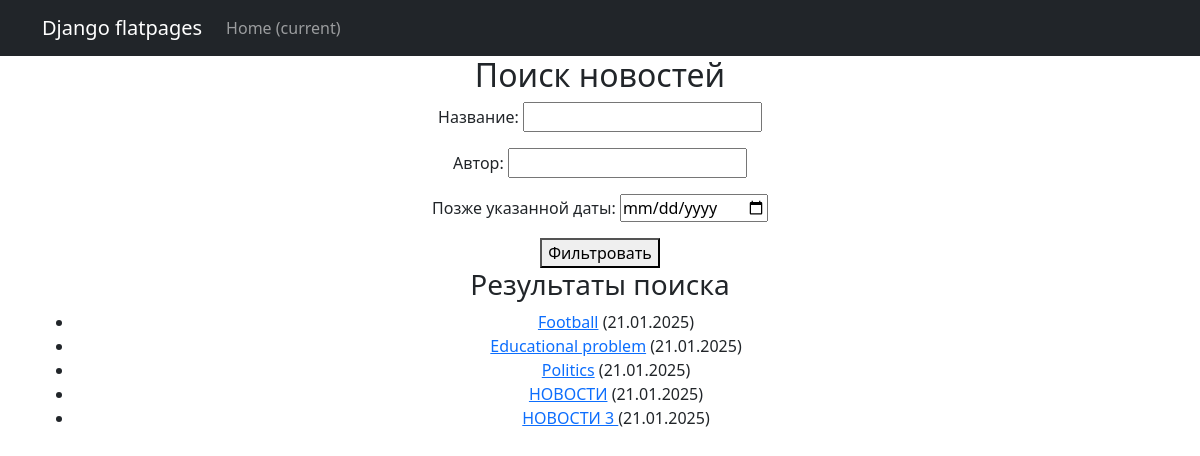
The page /news/search/ on the database as committed earlier.
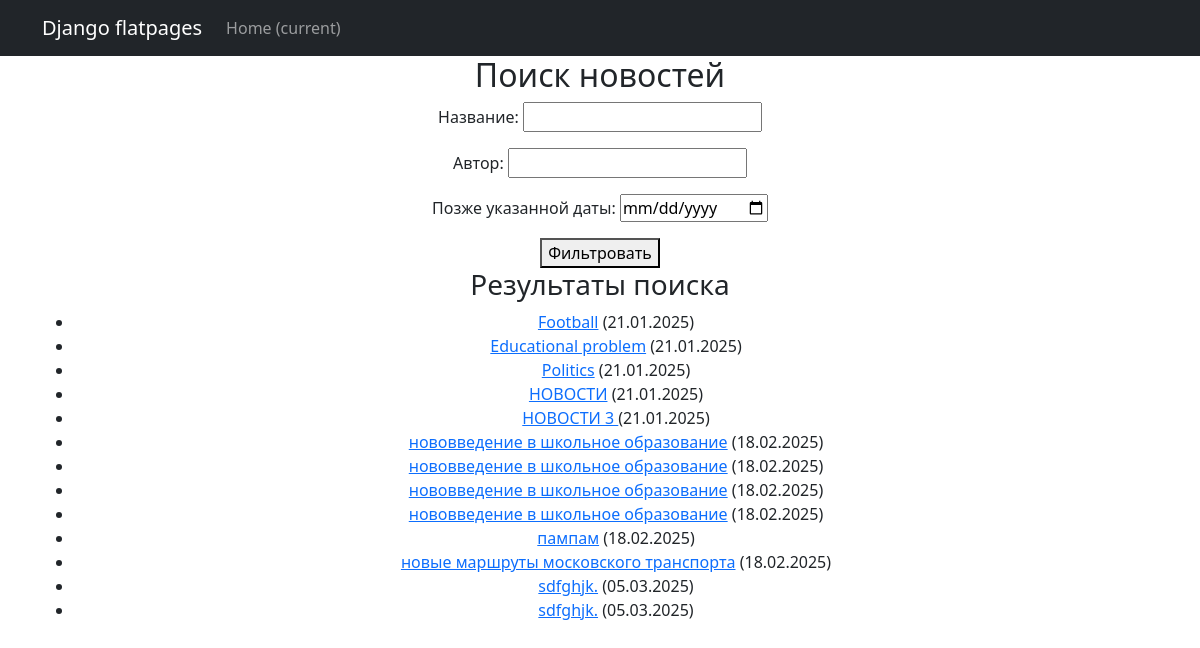
The same page on the database as committed later.
### news/models.py (models this page shows, shortened)
class Post(models.Model):
    ARTICLE = 'AR'
    NEWS = 'NW'
    TYPES = (
        (ARTICLE, 'Статья'),
        (NEWS, 'Новость')
    )
    author = models.ForeignKey(Author, on_delete = models.CASCADE)
    post_type = models.CharField(max_length=2, choices= TYPES, default=ARTICLE)
    created_at = models.DateTimeField(auto_now_add=True)
    category = models.ManyToManyField(Category, through= 'PostCategory')
    title = models.CharField(max_length=255)
    text = models.TextField()
    rating = models.IntegerField(default=0)
    def __init__(self, *args, **kwargs):
        super().__init__(*args, **kwargs)  # Передаем аргументы корректно

### news/views.py (the view)
# urls.py: path('search/', NewsSearch.as_view(), name='news_search'),
class NewsSearch(ListView):
    model = Post
    template_name = 'news_search.html'
    context_object_name = 'news'
    def get_queryset(self):
        queryset = super().get_queryset()
        self.filterset = PostFilter(self.request.GET, queryset=queryset)
        return self.filterset.qs
    def get_context_data(self, **kwargs):
        context = super().get_context_data(**kwargs)
        context['filterset'] = self.filterset
        return context

### templates/news_search.html (shortened to what this page needs)
{% extends 'flatpages/default.html' %}
{% load custom_filters %}
{% load custom_tags %}
{% block content %}
<h2>Поиск новостей</h2>
<form method="get">
    {{ filterset.form.as_p }}
    <button type="submit">Фильтровать</button>
</form>
<h3>Результаты поиска</h3>
<ul>
    {% for new in news %}
        <li>
            <a href="{% url 'news_detail' new.id %}">{{ new.title }}</a> ({{ new.created_at|date:"d.m.Y" }})
        </li>
    {% endfor %}
</ul>
{% endblock %}

Rows that differ between the two databases and show on the page:
added Post: title "нововведение в школьное образование", created_at "18.02.2025"
added Post: title "нововведение в школьное образование", created_at "18.02.2025"
added Post: title "нововведение в школьное образование", created_at "18.02.2025"
added Post: title "нововведение в школьное образование", created_at "18.02.2025"
added Post: title "пампам", created_at "18.02.2025"
added Post: title "новые маршруты московского транспорта", created_at "18.02.2025"
added Post: title "sdfghjk.", created_at "05.03.2025"
added Post: title "sdfghjk.", created_at "05.03.2025"
